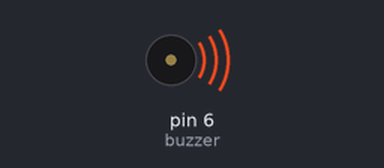
Bench run of a sketch on a simulated Arduino Uno, built with avr-gcc and run on an emulated ATmega328P. Shown: buzzer (waves = sounding).

Above: at 0.2 s.
At 5.7 s:
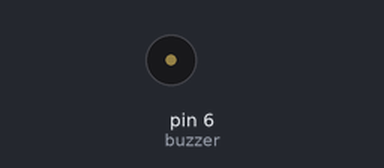
Timing chart, 0 to 7.1 s (numbered marks = the images above):
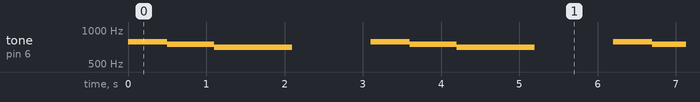

The sketch:

piezo_speaker.ino
```cpp
/* Arduino tutorial - Buzzer / Piezo Speaker
   More info and circuit: http://www.ardumotive.com/how-to-use-a-buzzer-en.html
   Dev: Michalis Vasilakis // Date: 9/6/2015 // www.ardumotive.com */


const int buzzer = 6; //buzzer to arduino pin 6


void setup(){

  pinMode(buzzer, OUTPUT); // Set buzzer - pin 6 as an output

}

void loop(){

  tone(buzzer, 791); // G5
        delay(500);
        tone(buzzer, 747); // F#5
        delay(600);
        tone(buzzer, 705); // F5
        delay(1000);
        noTone(buzzer);
    delay(1000);
}
```

Measured:
- by itself, tone on pin 6 (buzzer): repeats every 3.1 s: 747 Hz 0.60 s, 705 Hz 1.0 s, silent 1.0 s, 791 Hz 0.50 s
